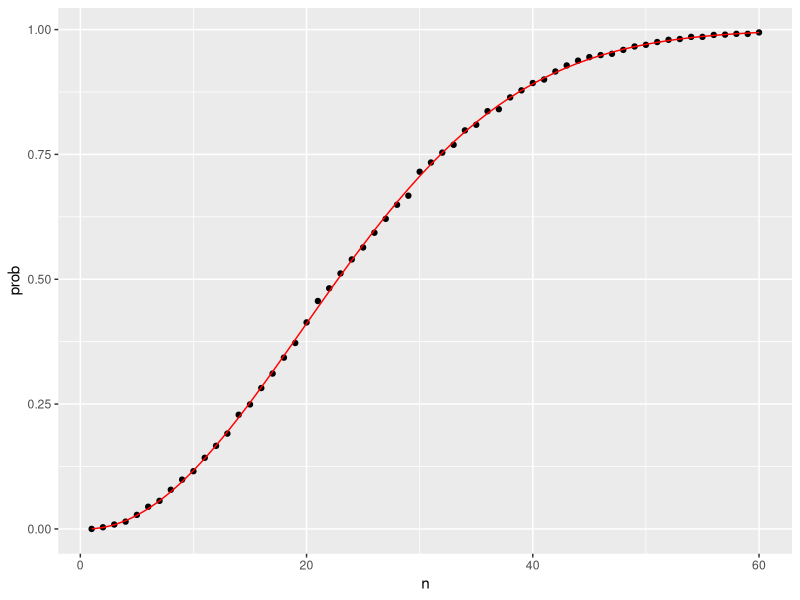
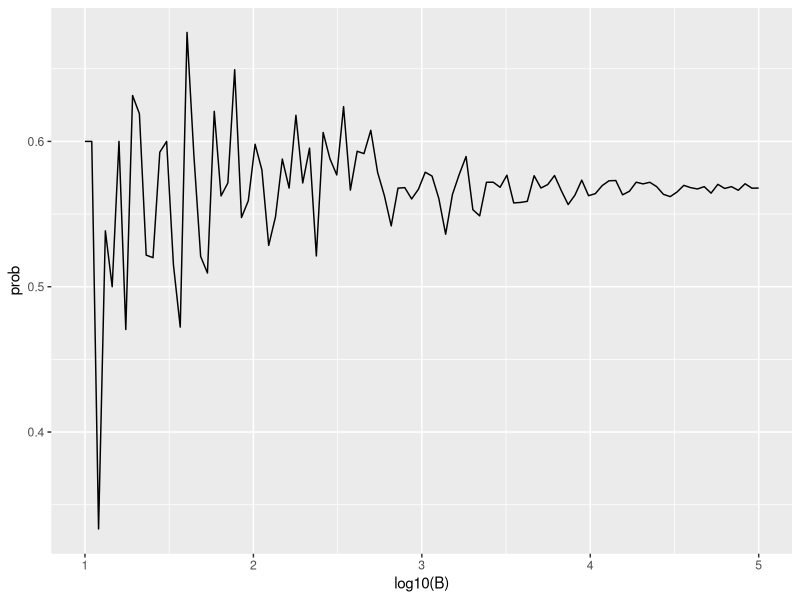

Recreate these plots in R, in order.
## ---- chunk 1
beads <- rep(c("red", "blue"), times = c(2,3))
beads
sample(beads, 1)
## ---- chunk 2
B <- 10000
events <- replicate(B, sample(beads, 1))
tab <- table(events)
tab
prop.table(tab)
## ---- chunk 3
set.seed(1986)
events <- sample(beads, B, replace = TRUE)
prop.table(table(events))
## ---- chunk 4
suits <- c("Diamonds", "Clubs", "Hearts", "Spades")
numbers <- c("Ace", "Deuce", "Three", "Four", "Five", 
             "Six", "Seven", "Eight", "Nine", "Ten", 
             "Jack", "Queen", "King")
deck <- expand.grid(number=numbers, suit=suits)
deck <- paste(deck$number, deck$suit)
deck
## ---- chunk 5
library(gtools)
hands <- permutations(52, 2, v = deck)
first_card <- hands[,1]
second_card <- hands[,2]
kings <- paste("King", suits)
sum(first_card %in% kings)
## ---- chunk 6
sum(first_card %in% kings & second_card %in% kings) / sum(first_card %in% kings)
mean(first_card %in% kings & second_card %in% kings) / mean(first_card %in% kings)
## ---- chunk 7
aces <- paste("Ace", suits)

facecard <- c("King", "Queen", "Jack", "Ten")
facecard <- expand.grid(number = facecard, suit = suits)
facecard <- paste(facecard$number, facecard$suit)

hands <- combinations(52, 2, v = deck)
mean((hands[,1] %in% aces & hands[,2] %in% facecard) | (hands[,2] %in% aces & hands[,1] %in% facecard))
# we know that the function `combinations` will list the Aces first, therefore we can leave out the second part
mean(hands[,1] %in% aces & hands[,2] %in% facecard)
## ---- chunk 8
blackjack <- function(){
   hand <- sample(deck, 2)
  (hand[1] %in% aces & hand[2] %in% facecard) | 
    (hand[2] %in% aces & hand[1] %in% facecard)
}
B <- 10000
results <- replicate(B, blackjack())
mean(results)
## ---- chunk 9
B <- 10000
stick <- replicate(B, {
  doors <- as.character(1:3)
  prize <- sample(c("car", "goat", "goat"))
  prize_door <- doors[prize == "car"]
  my_pick  <- sample(doors, 1)
  show <- sample(doors[!doors %in% c(my_pick, prize_door)],1)
  stick <- my_pick
  stick == prize_door
})
# proportion to win the car is 1/3
mean(stick)
switch <- replicate(B, {
  doors <- as.character(1:3)
  prize <- sample(c("car", "goat", "goat"))
  prize_door <- doors[prize == "car"]
  my_pick  <- sample(doors, 1)
  show <- sample(doors[!doors %in% c(my_pick, prize_door)], 1)
  stick <- my_pick
  switch <- doors[!doors%in%c(my_pick, show)]
  switch == prize_door
})
# after revealing an option the proportion of switinng to another option is higher than sticking to the first option
mean(switch)
## ---- chunk 10
same_birthday <- function(n){
  bdays <- sample(1:365, n, replace=TRUE)
  any(duplicated(bdays))
}

B <- 10000
results <- replicate(B, same_birthday(50))
mean(results)

# estimated proportion
compute_prob <- function(n, B=10000){
  results <- replicate(B, same_birthday(n))
  mean(results)
}
# n= grop size
n <- seq(1,60)

prob <- sapply(n, compute_prob)

# exact proportion
exact_prob <- function(n){
  prob_unique <- seq(365,365-n+1)/365 
  1 - prod( prob_unique)
}

eprob <- sapply(n, exact_prob)

library(tidyverse)
qplot(n, prob) + geom_line(aes(n, eprob), col = "red")

# Estimate the convergence of the Monte Carlo experiment
# exact value is 0.569
B <- 10^seq(1, 5, len = 100)
compute_prob <- function(B, n=25){
  same_day <- replicate(B, same_birthday(n))
  mean(same_day)
}
prob <- sapply(B, compute_prob)
qplot(log10(B), prob, geom = "line")
## ---- chunk 11
xx <- x <- 1:100
xx[x %% 3 == 0] <- "Fizz"
xx[x %% 5 == 0] <- "Buzz"
xx[x %% 15 == 0] <- "FizzBuzz"
xx
